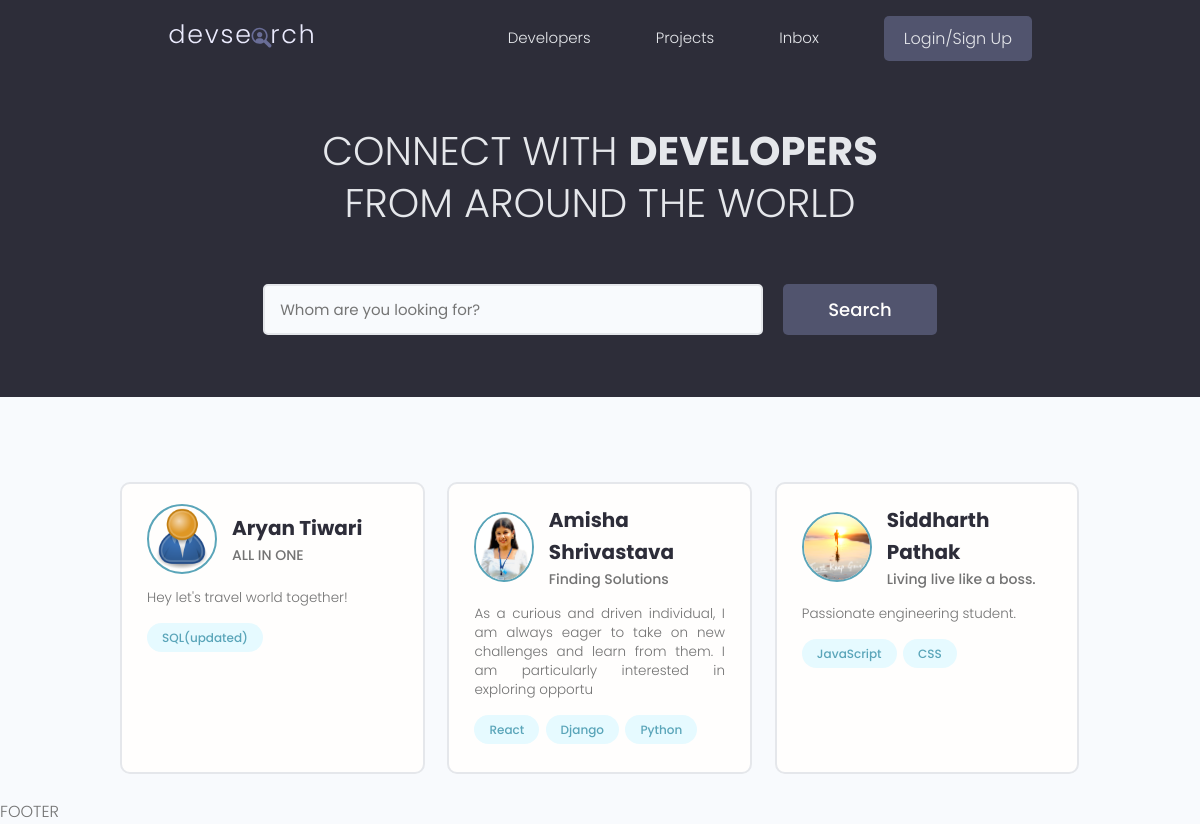
The page / on the database its author committed.
### users/models.py (models this page shows, shortened)
class Profile(models.Model):
    user = models.OneToOneField(User, on_delete=models.CASCADE, null=True, blank=True)
    name = models.CharField(max_length=200, blank=True, null=True) #character field need max length
    email = models.EmailField(max_length=500, blank=True, null=True)
    username = models.CharField(max_length=200, blank=True, null=True)
    location = models.CharField(max_length=200, blank=True, null=True)
    short_intro = models.CharField(max_length=200, blank=True, null=True)
    bio = models.TextField(blank=True, null=True)
    profile_image = models.ImageField(null=True, blank=True, upload_to='profiles/', default='profiles/user-default.png') #requires image processig library pillow by default image goes to static folder
    social_github = models.CharField(max_length=200, blank=True, null=True)
    social_linkedin = models.CharField(max_length=200, blank=True, null=True)
    social_website = models.CharField(max_length=200, blank=True, null=True)
    social_twitter = models.CharField(max_length=200, blank=True, null=True)
    created = models.DateTimeField(auto_now_add=True)
    id = models.UUIDField(default=uuid.uuid4, unique=True, primary_key=True, editable=False)

class Skill(models.Model):
    owner = models.ForeignKey(Profile, on_delete=models.CASCADE)
    name = models.CharField(max_length=200, blank=True, null=True) #character field need max length
    description = models.TextField(blank=True, null=True)
    created = models.DateTimeField(auto_now_add=True)
    id = models.UUIDField(default=uuid.uuid4, unique=True, primary_key=True, editable=False)
    def __str__(self):
        return str(self.name) #cant use anything except string

### users/views.py (the view)
# urls.py: path('',views.profiles, name="profiles"),
def profiles(request):
    profiles, search_query = searchProfiles(request)
    custom_range, profiles = paginateProfiles(request, profiles, 3)
    context = {'profiles':profiles, 'search_query':search_query, 'custom_range':custom_range}
    return render(request, 'users/profiles.html', context)

### users/utils.py (called while the page is built)
def paginateProfiles(request, profiles, results):
    page = request.GET.get('page')
    paginator = Paginator(profiles, results)
    try:
        profiles = paginator.page(page)
    except PageNotAnInteger:
        page = 1
        profiles = paginator.page(page)
    except EmptyPage:
        page = paginator.num_pages
        profiles = paginator.page(page)
    left_index = (int(page)-4)
    if left_index<1:
        left_index=1
    right_index = (int(page)+5)
    if right_index>paginator.num_pages:
        right_index=paginator.num_pages
    custom_range = range(left_index,right_index+1)
    return custom_range, profiles

def searchProfiles(request):
    search_query = ''
    if request.GET.get('search_query'):
        search_query = request.GET.get('search_query')
    skills = Skill.objects.filter(name__icontains=search_query)
    profiles = Profile.objects.distinct().filter(Q(name__icontains=search_query)|
                                      Q(short_intro__icontains=search_query) |
                                      Q(skill__in=skills))
    return profiles, search_query

### users/templates/users/profiles.html (shortened to what this page needs)
{% extends "main.html"%}
{% block content%}
  <main class="home">
    <section class="hero-section text-center">
      <div class="container container--narrow">
        <div class="hero-section__box">
          <h2>CONNECT WITH <span>DEVELOPERS</span></h2>
          <h2>FROM AROUND THE WORLD</h2>
        </div>
        <div class="hero-section__search">
          <form id='searchForm' class="form" action="{% url 'profiles' %}" method="get">
            <div class="form__field">
              <input class="input input--text" id="formInput#search" type="text" name="search_query"
                value="{{search_query}}" placeholder="Whom are you looking for?" />
            </div>
            <input class="btn btn--sub btn--lg" type="submit" value="Search" />
          </form>
        </div>
      </div>
    </section>
    <section class="devlist">
      <div class="container">
        <div class="grid grid--three">
        {% for profile in profiles%}
          <div class="column card">
            <div class="dev">
              <a href="{% url 'user-profile' profile.id%}" class="card__body">
                <div class="dev__profile">
                  <img class="avatar avatar--md" src="{{profile.profile_image.url}}" alt="image" />
                  <div class="dev__meta">
                    <h3>{{profile.name}}</h3>
                    <h5>{{profile.short_intro|slice:"60"}}</h5>
                  </div>
                </div>
                <p class="dev__info">
                  {{profile.bio|slice:"150"}}
                </p>
                <div class="dev__skills">
                  {% for skill in profile.skill_set.all|slice:"5" %}
                  <span class="tag tag--pill tag--main">
                    <small>{{skill}}</small>
                  </span>
                  {% endfor %}
                </div>
              </a>
            </div>
          </div>
          {% endfor %}
        </div>
      </div>
    </section>
  </main>
  {% endblock %}

### static/styles/app.css (style rules this page uses)
:root { --color-sub: #2d2d39; }
.btn--sub { background-color: var(--color-sub-light); }
.card { border: 2px solid var(--color-light); }
img { width: 100%; }
.hero-section { height: 40vh; display: flex; align-items: center; background-color: var(--color-sub); }
.hero-section__box { margin-bottom: 4rem; }
.hero-section__box > h2, .hero-section__box > h2 > span { font-size: 4rem; color: var(--color-light); line-height: 1.3; text-transform: uppercase; }
.hero-section__box > h2 { font-weight: 300; }
.hero-section__box > h2 > span { font-weight: 700; }
.hero-section__search > .form { display: flex; align-items: center; justify-content: center; gap: 2rem; }
.hero-section__search > .form input.input--text { width: 50rem; }
.devlist { margin-top: 8rem; }
.devlist .grid { align-items: stretch; }
.devlist .dev .dev__profile { display: flex; align-items: center; gap: 1.5rem; }
.devlist .dev .dev__meta h3 { color: var(--color-sub); font-size: 2rem; font-weight: 700; }
.devlist .dev .dev__meta h5 { color: var(--color-text); font-size: 1.4rem; font-weight: 500; }
.devlist .dev .dev__info { margin: 1.5rem 0; font-size: 1.35rem; line-height: 1.4; text-align: justify; }

### static/uikit/styles/modules/_variables.css (style rules this page uses)
:root { --color-main: #5aa5b9; --color-main-light: #e6faff; --color-sub: #3f4156; --color-sub-light: #51546e; --color-sub-lighter: #ededfd; --color-text: #737373; --color-gray: #8b8b8b; --color-light: #e5e7eb; --color-light-gray: #767676; --color-bg: #f8fafd; --color-white: #fffefd; --color-white-light: #f3f3f3; --color-success: #359e64; --color-success-bg: #def8e8; --color-error: #fc4b0b; --color-error-bg: #fff2ee; --font-base: 'Poppins', arial, helvetica, 'Segoe UI', roboto, ubuntu, sans-serif; --font-monospace: 'Fira Code', 'Courier New', courier, monospace; --font-regular: 300; --font-medium: 500; --font-bold: 700; --generic-shadow: 1px 1px 5px #00000010; --generic-transition: all 0.3s ease-in-out; }

### static/uikit/styles/modules/_base.css (style rules this page uses)
* { margin: 0; padding: 0; box-sizing: border-box; text-rendering: optimizeLegibility; color: inherit; font-size: inherit; }
html { font-size: 50%; }
@media only screen and (min-width: 480px) { html { font-size: 56.25%; } }
@media only screen and (min-width: 1200px) { html { font-size: 62.5%; } }
body { line-height: 1.6; font-weight: 400; font-size: 1.5rem; color: var(--color-text); background-color: var(--color-bg); min-height: 100vh; }

### static/uikit/styles/modules/_typography.css (style rules this page uses)
* { font-family: var(--font-base); }
h2 { font-size: 3.6rem; font-weight: var(--font-bold); }
h3 { font-size: 3.2rem; font-weight: var(--font-medium); }
h5 { font-size: 2.4rem; font-weight: var(--font-medium); }
h5, h6 { font-weight: var(--font-regular); }
p, span, strong { font-size: 1.6rem; color: var(--color-text); font-weight: var(--font-regular); }
a { padding-bottom: 2px; text-decoration: none; display: inline-block; color: var(--color-main); font-weight: var(--font-medium); }

### static/uikit/styles/modules/_utilities.css (style rules this page uses)
.container { width: 92%; max-width: 165rem; margin: 0 auto; box-sizing: border-box; }
.container--narrow { width: 92%; max-width: 120rem; }
@media screen and (min-width: 1000px) { .container { width: 90%; } }
@media screen and (min-width: 1000px) { .container--narrow { width: 85%; } }
@media screen and (min-width: 1200px) { .container { width: 80%; } }
@media screen and (min-width: 1200px) { .container--narrow { width: 72%; } }
.text-center { text-align: center; }

### static/uikit/styles/modules/_avatar.css (style rules this page uses)
.avatar { border-radius: 50%; border: 2px solid var(--color-main); object-fit: cover; }
.avatar--md { height: 7rem; width: 7rem; }

### static/uikit/styles/modules/_button.css (style rules this page uses)
.btn { display: inline-block; position: relative; cursor: pointer; background-color: var(--color-light); font-weight: var(--font-medium); color: var(--color-sub); text-decoration: none; padding: 1rem 2rem; border-radius: 0.5rem; border: none; width: -webkit-fit-content; width: -moz-fit-content; width: fit-content; height: -webkit-fit-content; height: -moz-fit-content; height: fit-content; font-size: 1.6rem; outline-width: 0; outline-color: transparent; -webkit-backface-visibility: hidden; backface-visibility: hidden; transition: all 0.3s ease-in-out; }
.btn--sub { background-color: var(--color-sub); color: var(--color-white); }
.btn--lg { font-size: 1.8rem; padding: 1.2rem 4.5rem; }

### static/uikit/styles/modules/_card.css (style rules this page uses)
.card { border-radius: 1rem; background-color: var(--color-white); border: 1.5px solid var(--color-light); width: auto; height: auto; margin-top: 0.5rem; margin-bottom: 0.5rem; overflow: hidden; }
.card__body, .card__header { padding: 2rem 2.5rem; }

### rows shown on the page
Profile: profile_image (placeholder picture), name "Aryan Tiwari", short_intro "ALL IN ONE", bio "Hey let's travel world together!"
Skill: name "SQL(updated)"
Profile: profile_image (picture), name "Amisha Shrivastava", short_intro "Finding Solutions", bio "As a curious and driven individual, I am always eager to take on new challenges and learn from them. I am particularly interested in exploring opportu"
Skill: name "React"
Skill: name "Django"
Skill: name "Python"
Profile: profile_image (picture), name "Siddharth Pathak", short_intro "Living live like a boss.", bio "Passionate engineering student."
Skill: name "JavaScript"
Skill: name "CSS"
